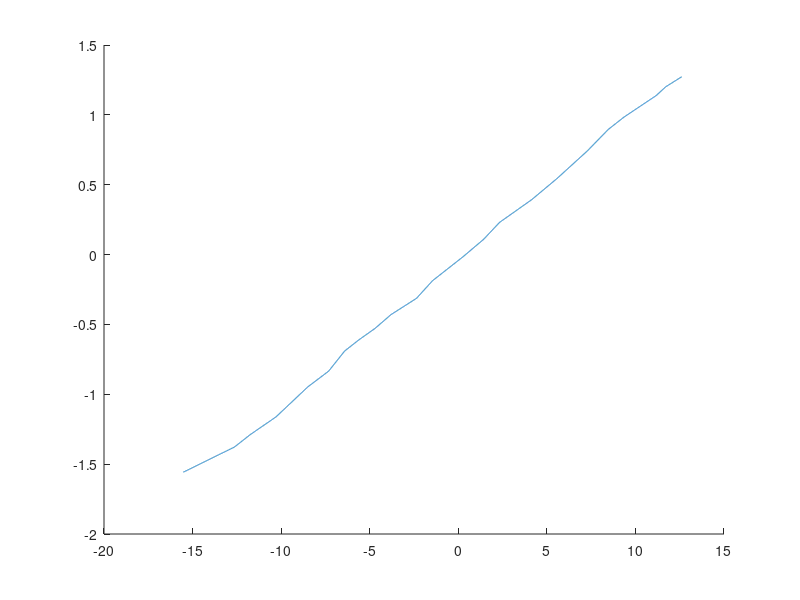
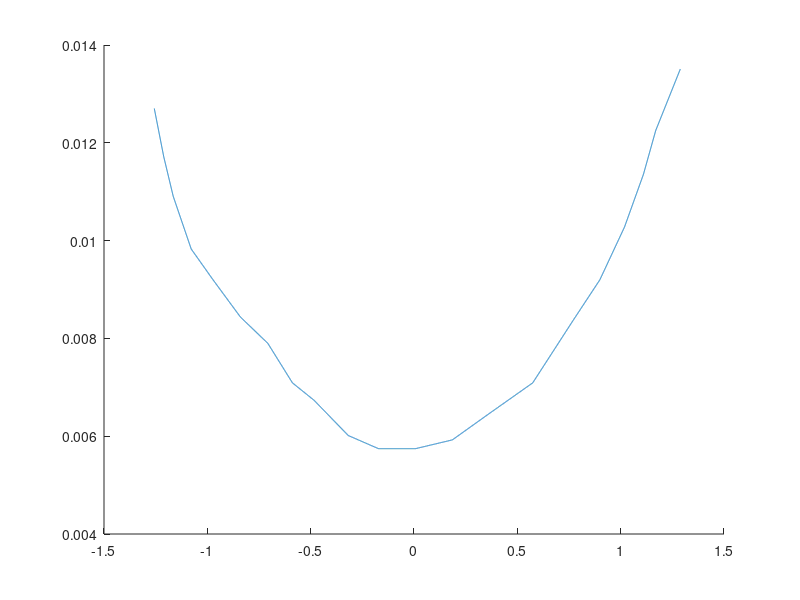
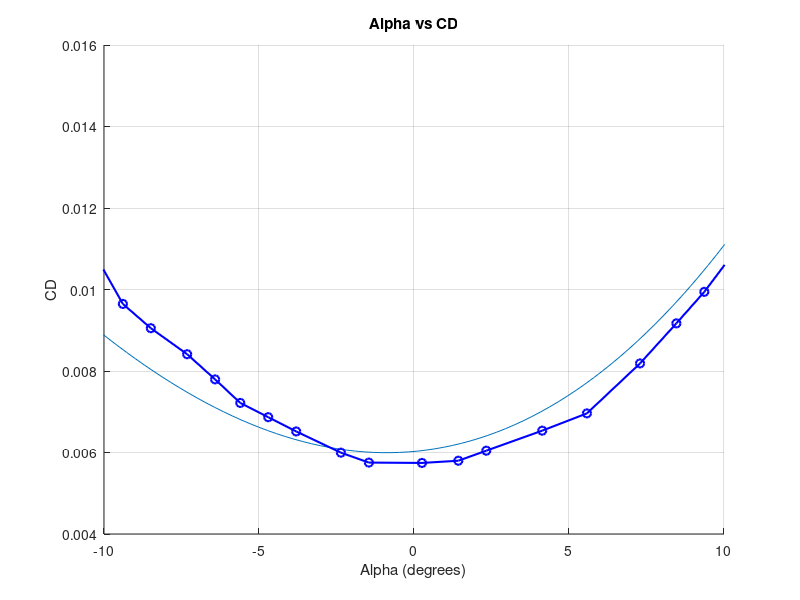

These charts were generated, in order, by the following MATLAB code:
clc;
close all;
clear;

%clvsalpha
data = load('Data.mat');
CLVSCD = load('Clvscd2.mat');

%alpha
alpha1 = data.data(1:24,1)';

%cl
cl_1 = data.data(1:24,2)';

%alpha linspaced
alpha_lin1 = linspace(min(alpha1),max(alpha1),10000);

%interp cl values for alpha
clinterp = interp1(alpha1,cl_1,alpha_lin1,"linear");
hold on;
plot(alpha_lin1,clinterp);
hold off
%% CL vs CD Data 

cl = CLVSCD.data(:,1)';
cd = CLVSCD.data(:,2)';
%Linspace the cl values 
cl_lin = linspace(min(cl),max(cl),10000);

%Interp CD values using cl_lin
cdinterp= interp1(cl,cd,cl_lin);
figure(2)
hold on;

%Plot of CL vs CD
plot(cl_lin,cdinterp);



%Find cd at values of alpha Using cl cd and cl that was used for cl vs alpha 
cd_at_alpha = interp1(cl, cd, cl_1, 'spline');

%New alpha to match size of cd
alpha2 = linspace(min(alpha1),max(alpha1),length(cd));

%Find coefficents of variables 
p = polyfit(alpha2,cd,3);


%New alpha for smooth curve
alpha3 = linspace(min(alpha1),max(alpha1), 100);
cd_at_alpha_interp = polyval(p, alpha3);

figure;
hold on;
plot(alpha3,cd_at_alpha_interp)
% Now plot alpha vs CD
plot(alpha1, cd_at_alpha, 'b-o', 'LineWidth', 1.5, 'MarkerSize', 6);
xlabel('Alpha (degrees)');
ylabel('CD');
title('Alpha vs CD');
xlim([-10 10])
grid on;
